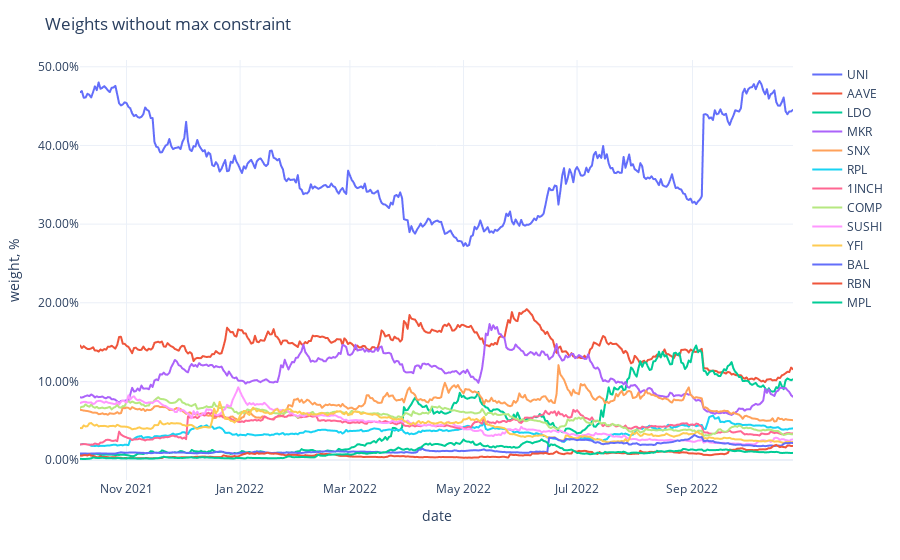

Write notebook code for a chart like this one.
### Code cell
fig = px.line(weights,
              labels={'value': 'weight, %', 'variable': ''})
fig.update_traces(
    hovertemplate="%{y}"
)
fig.update_yaxes(
    tickformat=".2%",
)
fig.update_xaxes(
    showspikes=True,
    spikethickness=2,
    spikedash="dot",
    spikecolor="#999999",
    spikemode="across",
)
fig.update_layout(
    ## showlegend=False,
    hovermode="x",
    hoverdistance=100,  ## Distance to show hover label of data point
    spikedistance=1000,  ## Distance to show spike
    template='plotly_white',
    title='Weights without max constraint'
)

### Figure 1 — Plotly figure (JSON) as saved in the notebook; plotly's stock layout.template omitted (floating-point values rounded to 4 significant figures; data arrays with more than 128 entries replaced by an {"elided": "..."} marker saying what was removed)
{"data": [{"hovertemplate": "%{y}", "legendgroup": "UNI", "line": {"color": "#636efa", "dash": "solid"}, "marker": {"symbol": "circle"}, "mode": "lines", "name": "UNI", "showlegend": true, "type": "scattergl", "x": {"elided": "384 str values"}, "xaxis": "x", "y": {"elided": "384 float values"}, "yaxis": "y"}, {"hovertemplate": "%{y}", "legendgroup": "AAVE", "line": {"color": "#EF553B", "dash": "solid"}, "marker": {"symbol": "circle"}, "mode": "lines", "name": "AAVE", "showlegend": true, "type": "scattergl", "x": {"elided": "384 str values"}, "xaxis": "x", "y": {"elided": "384 float values"}, "yaxis": "y"}, {"hovertemplate": "%{y}", "legendgroup": "LDO", "line": {"color": "#00cc96", "dash": "solid"}, "marker": {"symbol": "circle"}, "mode": "lines", "name": "LDO", "showlegend": true, "type": "scattergl", "x": {"elided": "384 str values"}, "xaxis": "x", "y": {"elided": "384 float values"}, "yaxis": "y"}, {"hovertemplate": "%{y}", "legendgroup": "MKR", "line": {"color": "#ab63fa", "dash": "solid"}, "marker": {"symbol": "circle"}, "mode": "lines", "name": "MKR", "showlegend": true, "type": "scattergl", "x": {"elided": "384 str values"}, "xaxis": "x", "y": {"elided": "384 float values"}, "yaxis": "y"}, {"hovertemplate": "%{y}", "legendgroup": "SNX", "line": {"color": "#FFA15A", "dash": "solid"}, "marker": {"symbol": "circle"}, "mode": "lines", "name": "SNX", "showlegend": true, "type": "scattergl", "x": {"elided": "384 str values"}, "xaxis": "x", "y": {"elided": "384 float values"}, "yaxis": "y"}, {"hovertemplate": "%{y}", "legendgroup": "RPL", "line": {"color": "#19d3f3", "dash": "solid"}, "marker": {"symbol": "circle"}, "mode": "lines", "name": "RPL", "showlegend": true, "type": "scattergl", "x": {"elided": "384 str values"}, "xaxis": "x", "y": {"elided": "384 float values"}, "yaxis": "y"}, {"hovertemplate": "%{y}", "legendgroup": "1INCH", "line": {"color": "#FF6692", "dash": "solid"}, "marker": {"symbol": "circle"}, "mode": "lines", "name": "1INCH", "showlegend": true, "type": "scattergl", "x": {"elided": "384 str values"}, "xaxis": "x", "y": {"elided": "384 float values"}, "yaxis": "y"}, {"hovertemplate": "%{y}", "legendgroup": "COMP", "line": {"color": "#B6E880", "dash": "solid"}, "marker": {"symbol": "circle"}, "mode": "lines", "name": "COMP", "showlegend": true, "type": "scattergl", "x": {"elided": "384 str values"}, "xaxis": "x", "y": {"elided": "384 float values"}, "yaxis": "y"}, {"hovertemplate": "%{y}", "legendgroup": "SUSHI", "line": {"color": "#FF97FF", "dash": "solid"}, "marker": {"symbol": "circle"}, "mode": "lines", "name": "SUSHI", "showlegend": true, "type": "scattergl", "x": {"elided": "384 str values"}, "xaxis": "x", "y": {"elided": "384 float values"}, "yaxis": "y"}, {"hovertemplate": "%{y}", "legendgroup": "YFI", "line": {"color": "#FECB52", "dash": "solid"}, "marker": {"symbol": "circle"}, "mode": "lines", "name": "YFI", "showlegend": true, "type": "scattergl", "x": {"elided": "384 str values"}, "xaxis": "x", "y": {"elided": "384 float values"}, "yaxis": "y"}, {"hovertemplate": "%{y}", "legendgroup": "BAL", "line": {"color": "#636efa", "dash": "solid"}, "marker": {"symbol": "circle"}, "mode": "lines", "name": "BAL", "showlegend": true, "type": "scattergl", "x": {"elided": "384 str values"}, "xaxis": "x", "y": {"elided": "384 float values"}, "yaxis": "y"}, {"hovertemplate": "%{y}", "legendgroup": "RBN", "line": {"color": "#EF553B", "dash": "solid"}, "marker": {"symbol": "circle"}, "mode": "lines", "name": "RBN", "showlegend": true, "type": "scattergl", "x": {"elided": "384 str values"}, "xaxis": "x", "y": {"elided": "384 float values"}, "yaxis": "y"}, {"hovertemplate": "%{y}", "legendgroup": "MPL", "line": {"color": "#00cc96", "dash": "solid"}, "marker": {"symbol": "circle"}, "mode": "lines", "name": "MPL", "showlegend": true, "type": "scattergl", "x": {"elided": "384 str values"}, "xaxis": "x", "y": {"elided": "384 float values"}, "yaxis": "y"}], "layout": {"hoverdistance": 100, "hovermode": "x", "legend": {"title": {"text": ""}, "tracegroupgap": 0}, "margin": {"t": 60}, "spikedistance": 1000, "title": {"text": "Weights without max constraint"}, "xaxis": {"anchor": "y", "domain": [0, 1], "showspikes": true, "spikecolor": "#999999", "spikedash": "dot", "spikemode": "across", "spikethickness": 2, "title": {"text": "date"}}, "yaxis": {"anchor": "x", "domain": [0, 1], "tickformat": ".2%", "title": {"text": "weight, %"}}}}
